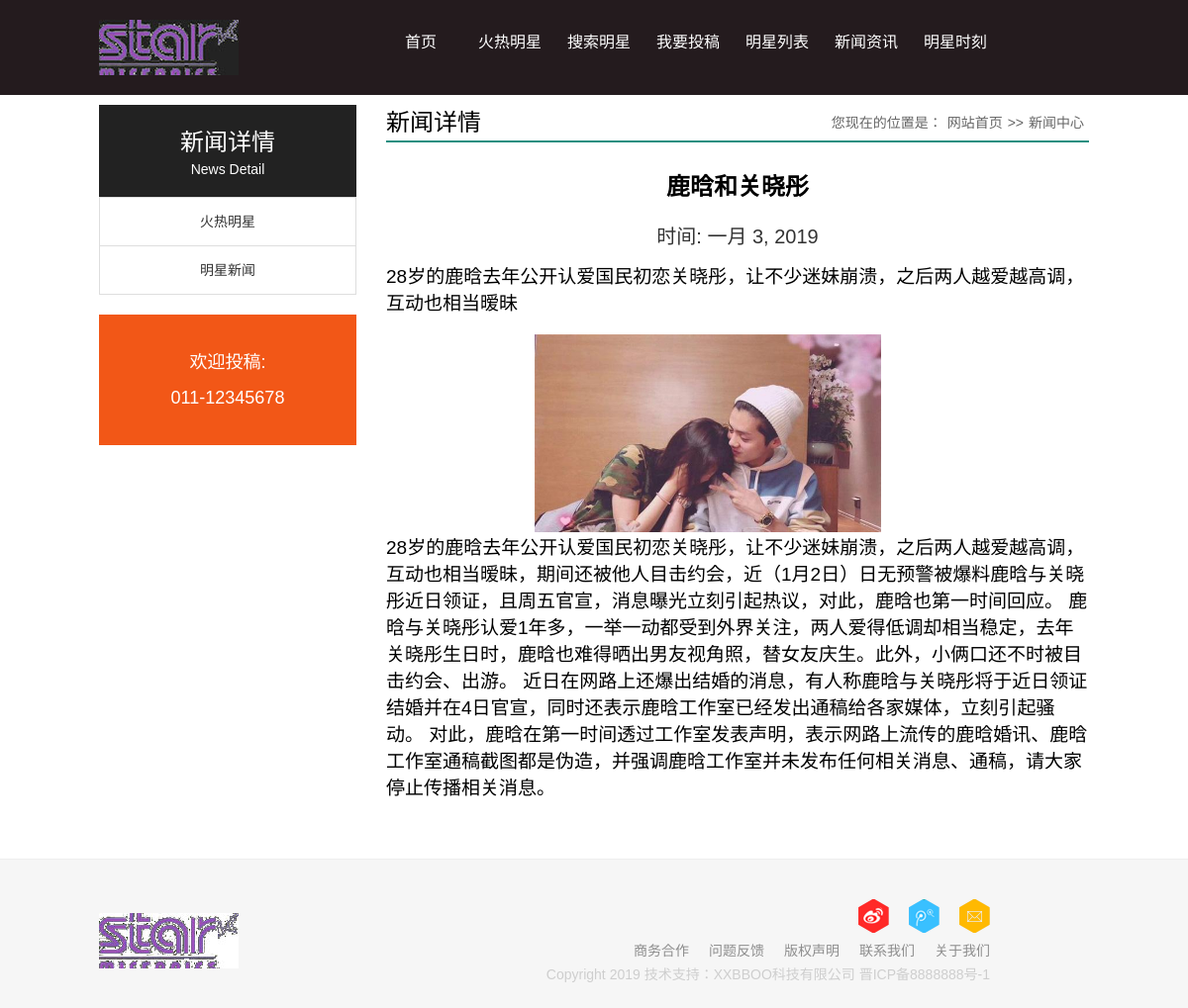
The page /article_detail/2 on the database its author committed.
### Star/models.py (models this page shows)
class Article(models.Model):
    title = models.CharField(max_length=32)
    date = models.DateField()
    content = models.TextField()
    picture = models.ImageField(upload_to="images")
    label = models.CharField(max_length=16)

### Star/views.py (the view)
# urls.py: re_path('article_detail/(?P<id>\d+)',article_detail),
def article_detail(request,id):
    id = int(id)
    article = Article.objects.filter(id =id).first()
    return render(request,"article.html",locals())

### templateTag/templatetags/selftag.py (called while the page is built)
@register.filter("part")
def part(str):
    return str[:45]

### templates/article.html (shortened to what this page needs)
{% extends "base.html" %}
{% load selftag %}
{% block container %}
<div  class="mainbox">
<div class="menu_box left">
    <h2>新闻详情<span>News Detail</span></h2>
    <ul class="news_menu">
      <li><a href="/index/#works">火热明星</a></li>
      <li><a href="/index/#news">明星新闻</a></li>
    </ul>
    <div class="hot_line">
      <p>欢迎投稿:</p>
      <span>011-12345678</span> </div>
  </div>
  <div class="news_box right">
    <h2 class="nh1"><span>您现在的位置是：<a href="/" target="_blank">网站首页</a>>><a href="#" target="_blank">新闻中心</a></span><b>新闻详情</b></h2>
    <div class="f_box">
      <p class="a_title">{{ article.label }}</p>
      <p class="p_title">时间: {{ article.date }}</p>
        <p class="article">{{ article.content|part }}</p>
    </div>
      <img style="width: 350px;height: 200px;margin-left: 150px" src="/static/{{ article.picture }}">
      <p class="article" style="margin-bottom: 50px">{{ article.content }}</p>
  </div>
</div>
{% endblock %}

### static/css/base.css (style rules this page uses)
body, ol, ul, h1, h2, h3, h4, h5, h6, p, th, td, dl, dd, form, fieldset, legend, input, textarea, select { margin: 0; padding: 0; }
body { font: 12px Arial, "Microsoft Yahei", Helvetica, sans-serif; -webkit-text-size-adjust: 100%; }
a { color: #333; text-decoration: none }
li { list-style: none; }
img { border: 0; vertical-align: middle; }
p { word-wrap: break-word }
.left { float: left; }
.right { float: right; }
.mainbox { width:1000px; margin:10px auto; overflow:hidden }

### static/css/main.css (style rules this page uses)
.menu_box { width: 260px; }
.menu_box h2 { background: #222; padding: 20px 30px; font-size: 24px; line-height: 36px; color: #fff; font-weight: normal; text-align: center }
.menu_box h2 span { display: block; font-size: 14px; line-height: 18px; }
.news_menu li { line-height: 48px; border: 1px solid #dedede; margin-top: -1px; text-align: center }
.news_menu li a { display: block; font-size: 14px; transition: all 0.25s; }
.news_box { width: 710px }
.nh1 { font-size: 24px; line-height: 36px; border-bottom: #258f81 2px solid; }
.nh1 b { font-weight: normal }
.nh1 span { float: right; font-size: 14px; color: #666; font-weight: normal }
.nh1 span a { color: #666; margin: 0 5px }
.hot_line { background: #F25717; text-align: center; color: #FFF; padding: 30px 0; margin: 20px 0; font-size: 18px; line-height: 36px }
.f_box { margin: 20px 0 }
.a_title { text-align: center; font-size: 24px; font-weight: bold; color: #000; line-height: 50px }
.p_title { text-align: center; font-size: 20px; color: #333; line-height: 50px; }

### templates/article.html (style rules this page uses)
.article { font-size: 19px; }

### rows shown on the page
Article: label "鹿晗和关晓彤", date "一月 3, 2019", content|part "28岁的鹿晗去年公开认爱国民初恋关晓彤，让不少迷妹崩溃，之后两人越爱越高调，互动也相当暧昧", picture (picture), content "28岁的鹿晗去年公开认爱国民初恋关晓彤，让不少迷妹崩溃，之后两人越爱越高调，互动也相当暧昧，期间还被他人目击约会，近（1月2日）日无预警被爆料鹿晗与关晓彤近日领证，且周五官宣，消息曝光立刻引起热议，对此，鹿晗也第一时间回应。 鹿晗与关晓彤认爱1年多，一举一动都受到外界关注，两人爱得低调却相当稳定，去年关晓彤生日时，鹿晗也难得晒出男友视角照，替女友庆生。此外，小俩口还不时被目击约会、出游。 近日在网路上还爆出结婚的消息，有人称鹿晗与关晓彤将于近日领证结婚并在4日官宣，同时还表示鹿晗工作室已经发出通稿给各家媒体，立刻引起骚动。 对此，鹿晗在第一时间透过工作室发表声明，表示网路上流传的鹿晗婚讯、鹿晗工作室通稿截图都是伪造，并强调鹿晗工作室并未发布任何相关消息、通稿，请大家停止传播相关消息。"
